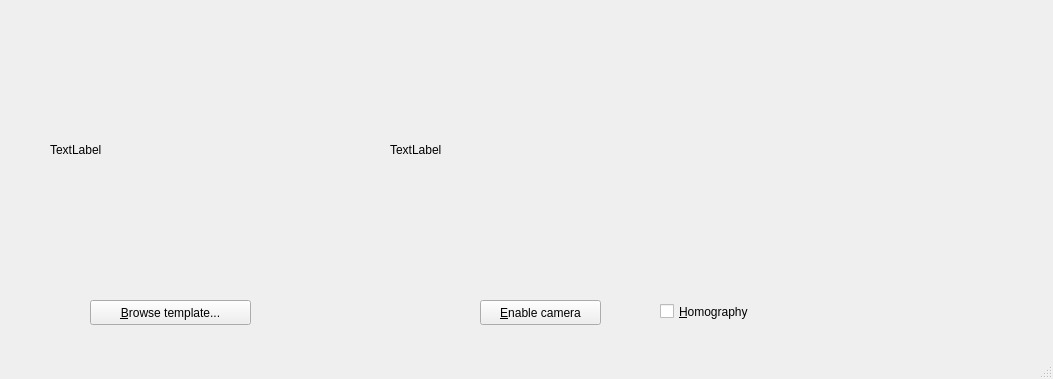
<?xml version="1.0" encoding="UTF-8"?>
<ui version="4.0">
 <class>MainWindow</class>
 <widget class="QMainWindow" name="MainWindow">
  <property name="geometry">
   <rect>
    <x>0</x>
    <y>0</y>
    <width>1053</width>
    <height>379</height>
   </rect>
  </property>
  <property name="windowTitle">
   <string>SIFT Demo</string>
  </property>
  <widget class="QWidget" name="centralwidget">
   <widget class="QPushButton" name="browse_button">
    <property name="geometry">
     <rect>
      <x>90</x>
      <y>300</y>
      <width>161</width>
      <height>25</height>
     </rect>
    </property>
    <property name="text">
     <string>&amp;Browse template...</string>
    </property>
   </widget>
   <widget class="QPushButton" name="toggle_cam_button">
    <property name="geometry">
     <rect>
      <x>480</x>
      <y>300</y>
      <width>121</width>
      <height>25</height>
     </rect>
    </property>
    <property name="text">
     <string>&amp;Enable camera</string>
    </property>
    <property name="checkable">
     <bool>false</bool>
    </property>
    <property name="checked">
     <bool>false</bool>
    </property>
   </widget>
   <widget class="QLabel" name="template_label">
    <property name="geometry">
     <rect>
      <x>50</x>
      <y>30</y>
      <width>320</width>
      <height>240</height>
     </rect>
    </property>
    <property name="text">
     <string>TextLabel</string>
    </property>
   </widget>
   <widget class="QLabel" name="live_image_label">
    <property name="geometry">
     <rect>
      <x>390</x>
      <y>30</y>
      <width>640</width>
      <height>240</height>
     </rect>
    </property>
    <property name="text">
     <string>TextLabel</string>
    </property>
   </widget>
   <widget class="QCheckBox" name="homography_checkbox">
    <property name="geometry">
     <rect>
      <x>660</x>
      <y>300</y>
      <width>121</width>
      <height>23</height>
     </rect>
    </property>
    <property name="text">
     <string>&amp;Homography</string>
    </property>
   </widget>
   <zorder>live_image_label</zorder>
   <zorder>browse_button</zorder>
   <zorder>toggle_cam_button</zorder>
   <zorder>template_label</zorder>
   <zorder>homography_checkbox</zorder>
  </widget>
  <widget class="QMenuBar" name="menubar">
   <property name="geometry">
    <rect>
     <x>0</x>
     <y>0</y>
     <width>1053</width>
     <height>22</height>
    </rect>
   </property>
  </widget>
  <widget class="QStatusBar" name="statusbar"/>
 </widget>
 <resources/>
 <connections/>
</ui>
